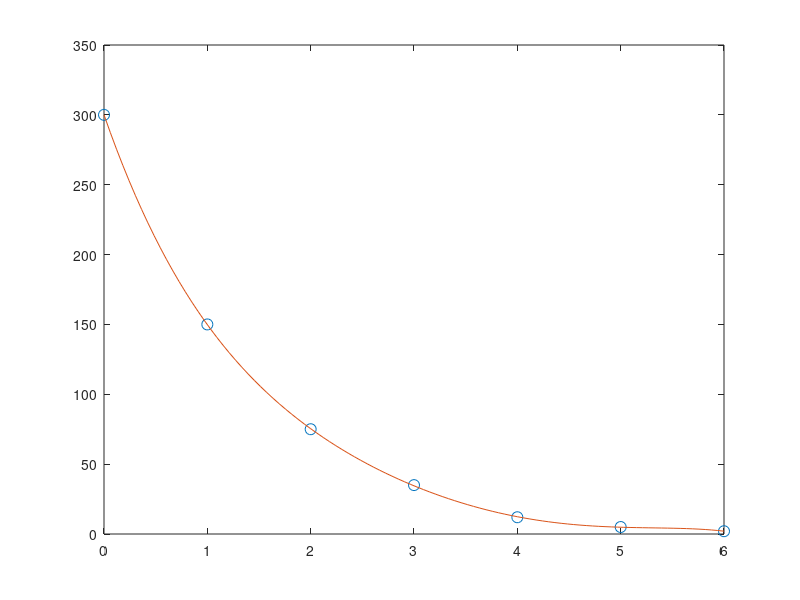

Here is the MATLAB script that generated this plot:
time = [0, 1, 2, 3, 4, 5, 6];
temperature = [300, 150, 75, 35, 12, 5, 2];
p = polyfit(time, temperature, 5);
time_fit = linspace(0, 6);
temperature_fit = polyval(p, time_fit);
plot(time, temperature, 'o', 'MarkerSize', 8, 'DisplayName', 'Data'); % Original data points
hold on;
plot(time_fit, temperature_fit, '-', 'LineWidth', 0.5, 'DisplayName', 'Polynomial Fit'); % Polynomial curve
